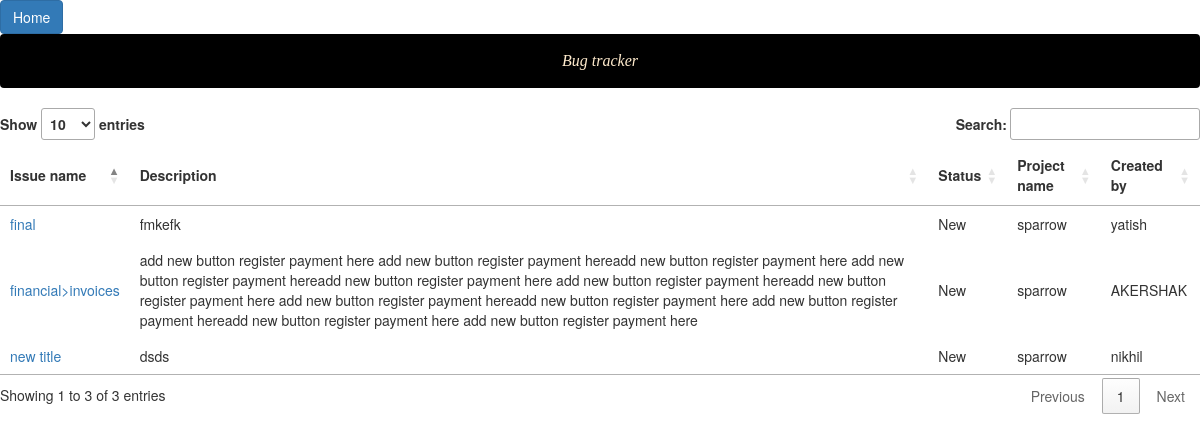
The page /bugapp/issue_by_user/2/ on the database its author committed.
### bugapp/models.py (models this page shows)
class Issue(models.Model):
    project = models.ForeignKey(Project,verbose_name="issues",on_delete=models.CASCADE)
    issue_name = models.CharField(max_length=200)
    issue_descr = models.CharField(max_length=500)
    assignee = models.ForeignKey(User,verbose_name="issues",on_delete=models.CASCADE)
    status = models.CharField(max_length=100)
    created_by = models.ForeignKey(User, related_name='issues',on_delete=models.CASCADE)
    updated_by = models.ForeignKey(User, null=True, related_name='+',on_delete=models.CASCADE)

class Project(models.Model):
    project_name = models.CharField(max_length=100)
    project_type = models.CharField(max_length=100)
    created_by = models.ForeignKey(User, related_name='projects',on_delete=models.CASCADE)
    updated_by = models.ForeignKey(User, null=True, related_name='+',on_delete=models.CASCADE)

class User(models.Model):
    user_name = models.CharField(max_length=100)
    password = models.CharField(max_length=100)

### bugapp/views.py (the view)
# urls.py: url(r'^issue_by_user/(?P<pk>\d+)/$', views.issue_by_user, name='issue_by_user'),
def issue_by_user(request,pk=None):
    issues = Issue.objects.filter(assignee=pk)
    print(issues)
    return render(request,'issue_by_user.html',{"issues":issues})

### bugapp/templates/issue_by_user.html
{% extends "all_projects.html" %}
{% load static %}
{% block content %}
<table style="width:100%" id="mytable">
    <thead>
      <tr>
        <th>Issue name</th>
        <th>Description</th>
        <th>Status</th>
        <th>Project name</th>
        <th>Created by</th>
      </tr>
    </thead>
    <tbody>
      {% for issue in issues %}
        <tr>
          <td><a href="{% url 'issue_edit' issue.pk %}">{{issue.issue_name}}</a></td>
          <td>{{issue.issue_descr}}</td>
          <td>{{issue.status}}</td>
          <td>{{issue.project.project_name}}</td>
          <td>{{issue.created_by.user_name}}</td>
        </tr>
      {% endfor %}
    </tbody>
    </table>
{% endblock %}

### bugapp/templates/all_projects.html (shortened to what this page needs)
{% load static  %}
<!DOCTYPE html>
<html lang="en">
<head>
  <link rel="stylesheet" href="https://maxcdn.bootstrapcdn.com/bootstrap/3.4.1/css/bootstrap.min.css">
  <link rel="stylesheet" type="text/css" href="https://cdn.datatables.net/1.10.21/css/jquery.dataTables.min.css"/>
</head>
<body>
    <a href="{% url 'index' %}"  class="btn btn-primary">Home</a>
    <nav aria-label="breadcrumb" >
        <ol class="breadcrumb" style="background-color: black;">
        <h4 style="color:blanchedalmond;font-family:georgia,garamond,serif;font-size:16px;font-style:italic;" class="text-center">Bug tracker</h4>
        </ol>
    </nav>
    {% block content %}{% endblock %}
</body>
</html>

### rows shown on the page
Issue: issue_name "new title", issue_descr "dsds", status "New", project.project_name "sparrow", created_by.user_name "nikhil"
Issue: issue_name "final", issue_descr "fmkefk", status "New", project.project_name "sparrow", created_by.user_name "yatish"
Issue: issue_name "financial>invoices", issue_descr "add new button register payment here add new button register payment hereadd new button register payment here add new button register payment hereadd new button register payment here add new button register payment hereadd new button register payment here add new button register payment hereadd new button register payment here add new button register payment hereadd new button register payment here add new button register payment here", status "New", project.project_name "sparrow", created_by.user_name "AKERSHAK"
